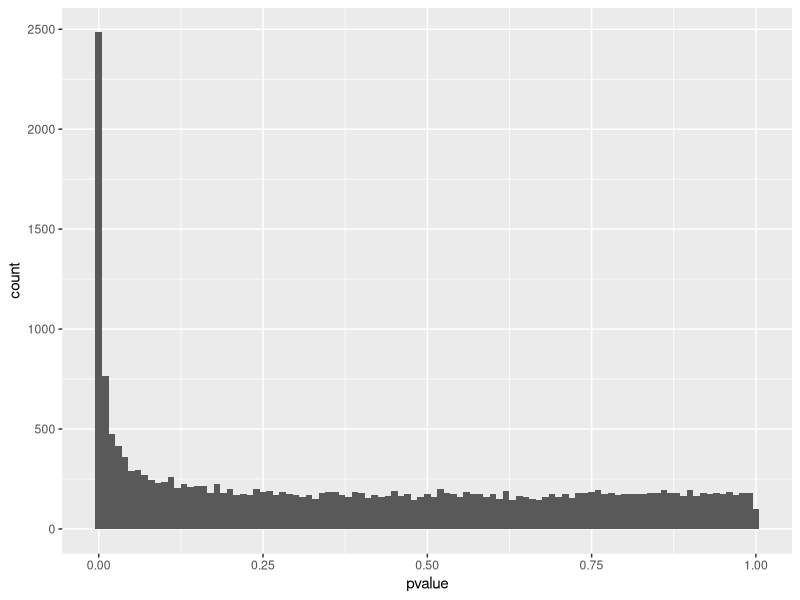
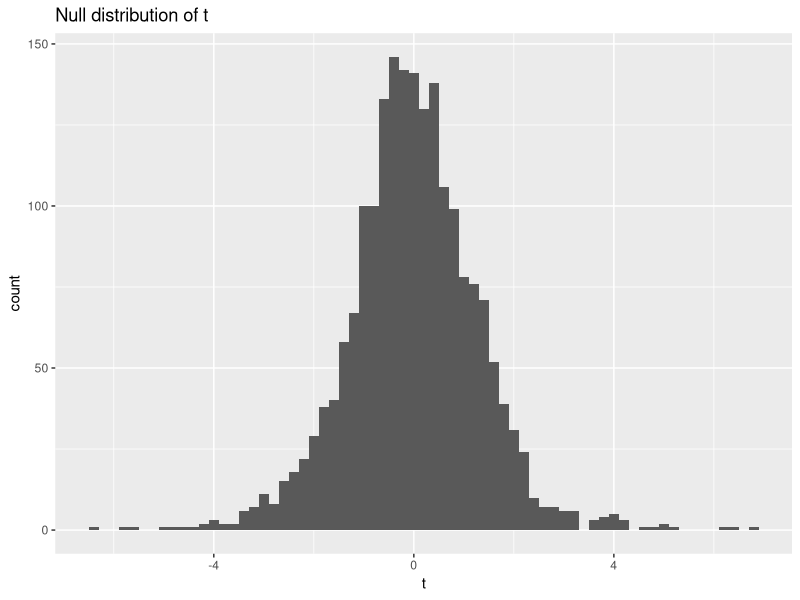
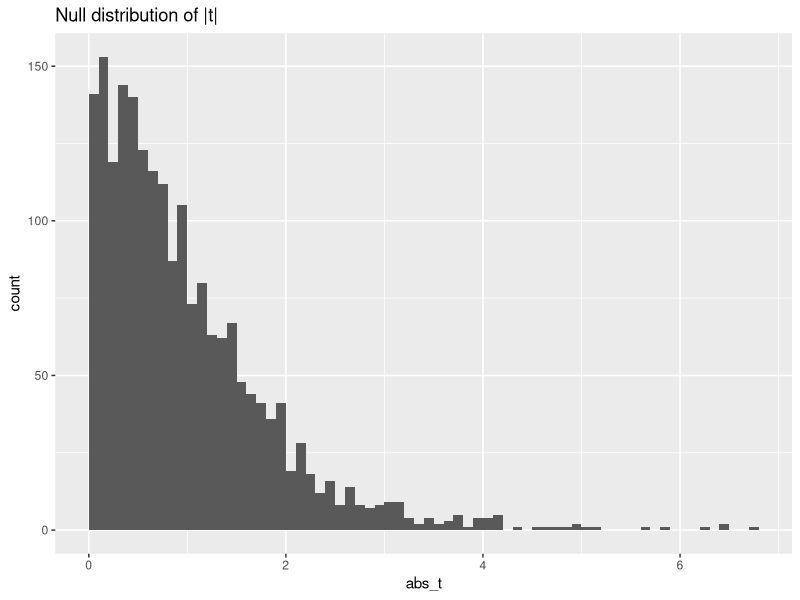
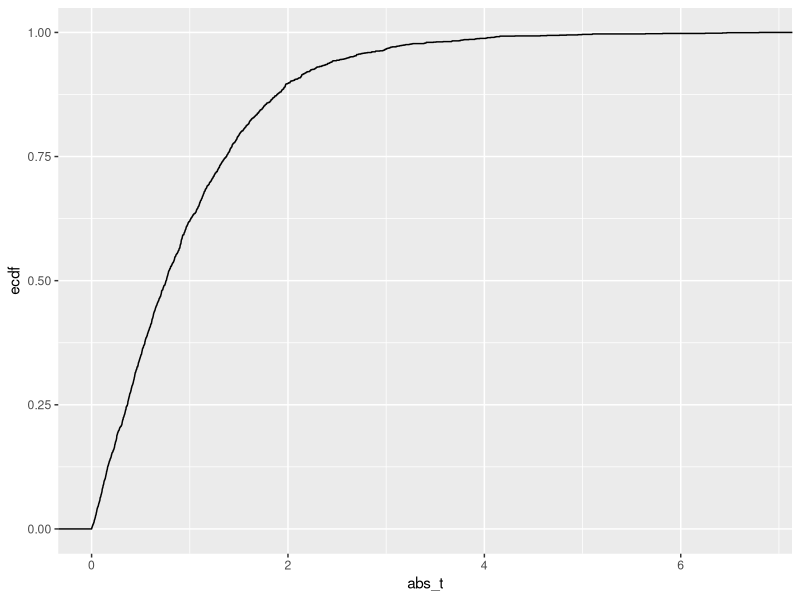
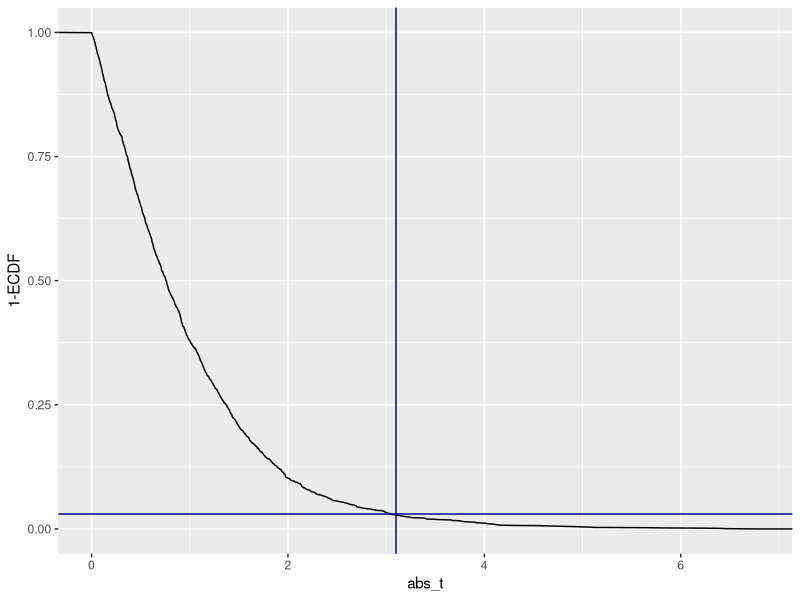
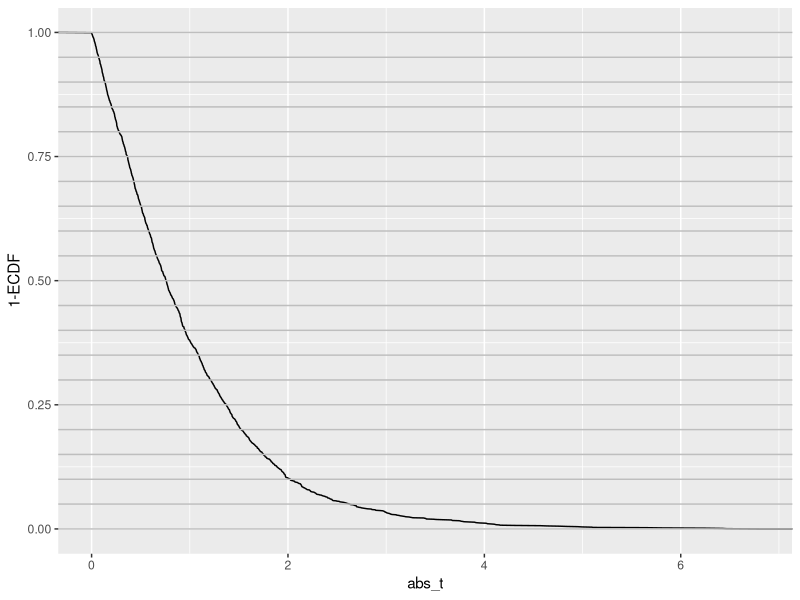
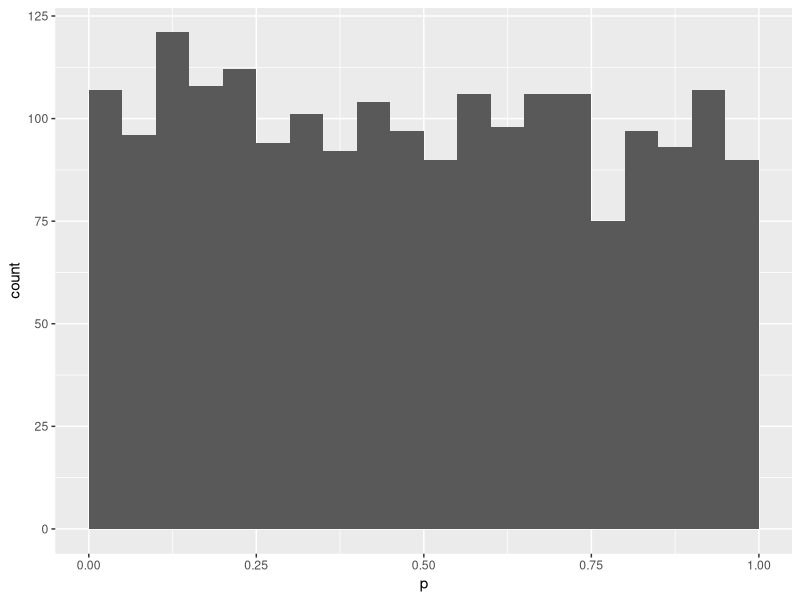
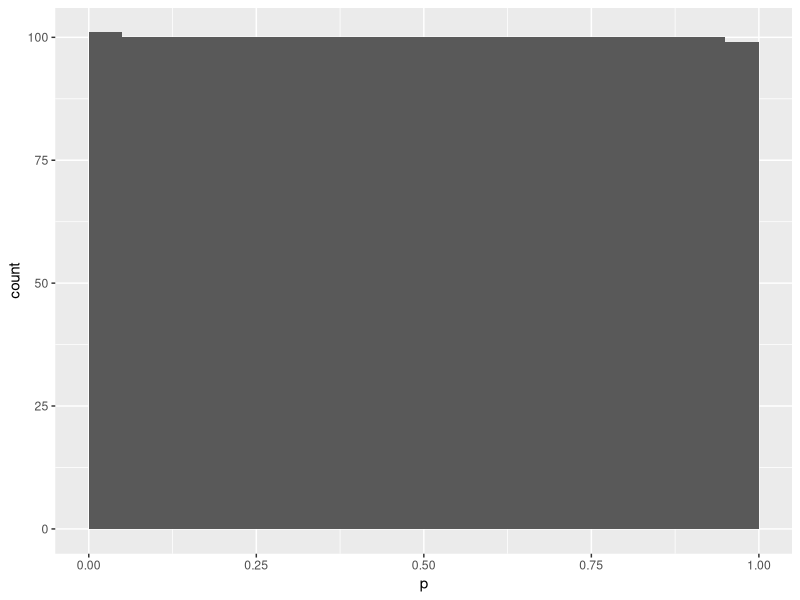

Reproduce these figures in R, in order.
## ---- chunk 1
library(knitr)
library(tidyverse)
# Read the CSV file with the generated p_values for each gene
gene_pvalues <- read.csv("data/DEG_pvalues.csv")
gene_pvalues <- na.omit(gene_pvalues)
# Check the first few rows 

kable(head(gene_pvalues), caption = "p-Values for each analysed gene")
## ---- chunk 2
gene_pvalues %>% 
  ggplot(aes(x=pvalue))+
  geom_histogram(binwidth=0.01)
## ---- chunk 3
set.seed(55)
ts <- rt(2000, df=5)
data.frame(t=ts) %>% 
  ggplot(aes(x=t))+
  geom_histogram(binwidth=0.2)+
  labs(title="Null distribution of t")
## ---- chunk 4
abs_t <- abs(ts)# take their absolute values
data.frame(abs_t=abs_t) %>% 
  ggplot(aes(x=abs_t))+
  geom_histogram(binwidth=0.1, boundary=1)+
  labs(title="Null distribution of |t|")
## ---- chunk 5
data.frame(abs_t = abs_t) %>% 
  ggplot(aes(x=abs_t))+
  stat_ecdf()
## ---- chunk 6
data.frame(abs_t = abs_t) %>% 
  ggplot(aes(x=abs_t))+
  geom_line(aes(y = 1 - ..y..), stat='ecdf')+
  labs(y="1-ECDF")+
  geom_vline(xintercept =3.1, color="darkblue")+
  geom_hline(yintercept = 0.03, color="darkblue")
## ---- chunk 7
data.frame(abs_t = abs_t) %>% 
  ggplot(aes(x=abs_t))+
  geom_line(aes(y = 1 - ..y..), stat='ecdf')+
  labs(y="1-ECDF")+
  geom_hline(yintercept = seq(0,1,by=0.05),
             col="gray")
## ---- chunk 8
quantile(abs_t, probs=c(0.95,1))
quantile(abs_t, probs=c(0.9,0.95))
## ---- chunk 9
data.frame(abs_t = abs_t) %>% 
  mutate(p = pt(abs_t, df=5,lower.tail=FALSE)*2) %>% 
  ggplot(aes(p))+
  geom_histogram(binwidth=0.05, boundary=0)
## ---- chunk 10
abs_t_vec <- abs_t
data.frame(abs_t = abs_t) %>% 
  rowwise() %>% 
  mutate(p = mean(abs_t>abs_t_vec)) %>% 
  ggplot(aes(p))+
  geom_histogram(binwidth=0.05, boundary=0)
## ---- chunk 11
gene_pvalues %>% 
  ggplot(aes(x=pvalue))+
  geom_histogram(binwidth = 0.01)+
  geom_hline(yintercept=160)+
  geom_vline(xintercept=0.05)
## ---- chunk 12
gene_pvalues <- na.omit(gene_pvalues)  # Removes rows with NA values
sum(gene_pvalues$pvalue < 0.05)
## ---- chunk 13
alpha=0.1
# Apply Benjamini-Hochberg correction
p_adjusted_BH <- p.adjust(gene_pvalues$pvalue, method = "BH")
significant_bh <- p_adjusted_BH < alpha
Benjamini_Hochberg_genes<-sum(significant_bh) # Number of significant hits after Benjamini-Hochberg correction
Benjamini_Hochberg_genes
## ---- chunk 14
alpha=0.1
# Apply Bonferroni correction
p_adjusted <- p.adjust(gene_pvalues$pvalue, method = "bonferroni")
significant_bonferroni<- p_adjusted < alpha
bonferroni_genes<-sum(significant_bonferroni) # Number of significant hits after bonferroni correction
bonferroni_genes
## ---- chunk 15
data.frame(p=gene_pvalues$pvalue ,padj =p_adjusted_BH) %>% 
  filter(p<0.05) %>% 
  pull(padj) %>% 
  max()
